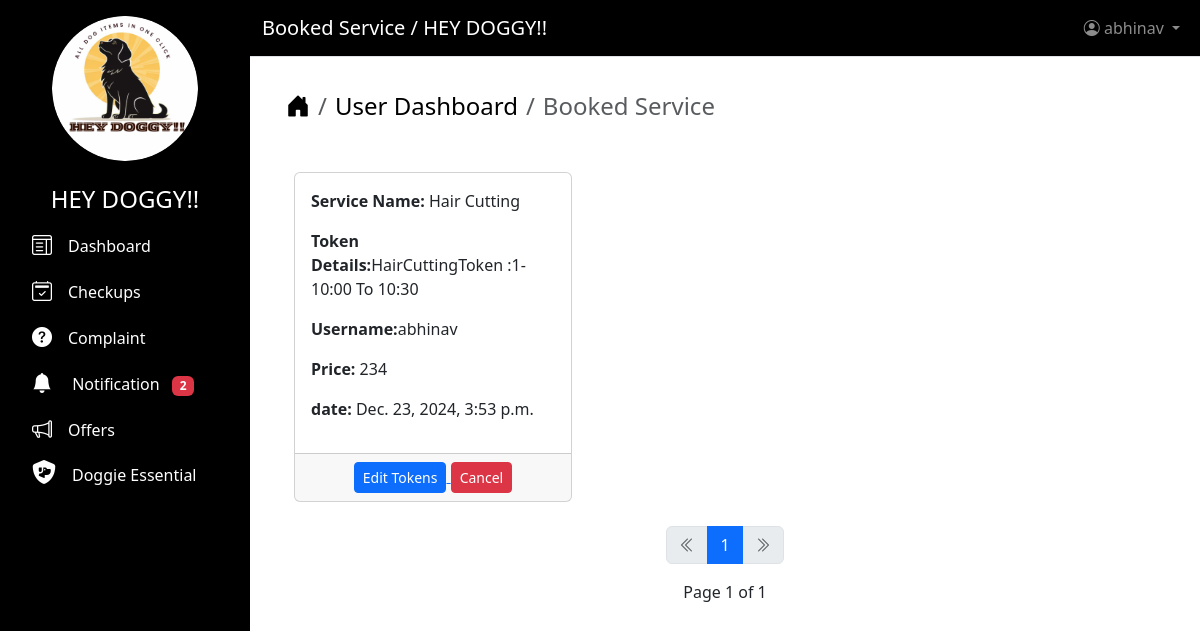
The app's page /booking/service (signed in) with its own data.
### users/models.py (models this page shows)
class CustomUser(AbstractUser):
    ROLE = (("SHOP OWNER", "SHOP OWNER"),)
    role = models.CharField(max_length=200, choices=ROLE, blank=True)

### shop/models.py (models this page shows)
class BookingService(models.Model):
    service_name = models.ForeignKey(ServiceOffered, on_delete=models.CASCADE)
    price = models.PositiveIntegerField()
    username = models.ForeignKey(
        CustomUser, on_delete=models.CASCADE, null=True, blank=True
    )
    token = models.ForeignKey(
        TokenService,
        on_delete=models.CASCADE,
        null=True,
        blank=True,
        help_text="NB : Choose your Token based on Your service",
    )
    date = models.DateTimeField(auto_now=True, editable=False)

class ServiceOffered(models.Model):
    service_name = models.CharField(max_length=300)
    price = models.PositiveIntegerField()
    image = models.ImageField(upload_to="service_offered_image")
    phone=PhoneNumberField(blank=True)
    def __str__(self):
        return self.service_name

class TokenService(models.Model):
    token = models.CharField(max_length=200, null=True, blank=True, unique=True)
    available = models.BooleanField(default=True, null=True, blank=True)
    def __str__(self):
        return self.token

### shop/views.py (the view)
# urls.py: path("booking/service", views.BookedService.as_view(), name="booked_service"),
class BookedService(LoginRequiredMixin, ListView):
    model = BookingService
    template_name = "booking_service.html"
    context_object_name = "all_user"
    paginate_by = 3
    ordering = ["-id"]
    def get_queryset(self):
        return BookingService.objects.filter(username=self.request.user)
    def get_context_data(self, **kwargs):
        context = super().get_context_data(**kwargs)
        context["page_title"] = "Booked Service"
        context["counts"] = Notification.objects.filter(
            is_read=False, username=self.request.user
        ).count()
        return context

### users/templates/booking_service.html (shortened to what this page needs)
{% extends "base.html" %}
{% block content %}
    <div class="container mt-2">
        <nav aria-label="breadcrumb">
            <ol class="breadcrumb fs-4">
                <li class="breadcrumb-item">
                    <a href="{% url 'home' %}" class="text-decoration-none text-black"><i class="bi bi-house-door-fill"></i></a>
                </li>
                <li class="breadcrumb-item">
                    <a href="{% url 'users_dashboard' %}"
                       class="text-decoration-none text-black">User Dashboard</a>
                </li>
                <li class="breadcrumb-item active" aria-current="page">{{ page_title }}</li>
            </ol>
        </nav>
    </div>
    {% if all_user %}
        <div class="row row-cols-1 row-cols-md-2 row-cols-lg-3 g-4 ms-2 mt-4">
            {% for user in all_user %}
                <div class="col">
                    <div class="card h-100">
                        <div class="card-body">
                            <p>
                                <strong>Service Name:</strong> {{ user.service_name }}
                            </p>
                            <p>
                                <strong>Token Details:</strong>{{ user.token }}
                            </p>
                            <p>
                                <strong>Username:</strong>{{ user.username }}
                            </p>
                            <p>
                                <strong>Price:</strong>  {{ user.price }}
                            </p>
                            <p>
                                <strong>date:</strong> {{ user.date }}
                            </p>
                        </div>
                        <div class="card-footer text-center">
                            <a href="{% url 'update_booking_service_offered' user.id %}">
                                <button type="submit" class="btn btn-primary btn-sm">Edit Tokens</button>
                            </a>
                            <button type="button"
                                    class="btn btn-danger btn-sm"
                                    data-bs-toggle="modal"
                                    data-bs-target="#deleteModal{{ user.id }}">Cancel</button>
                        </div>
                    </div>
                </div>
            {% endfor %}
        </div>
    {% include "pagination.html" %}
{% else %}
    <div class="alert alert-success text-center mt-2" role="alert">There is no Service Booked yet</div>
{% endif %}
{% endblock content %}

### users/templates/base.html (shortened to what this page needs)
<!DOCTYPE html>
<html lang="en">
  <head>
    {% load static %}
    <link href="https://cdnjs.cloudflare.com/ajax/libs/font-awesome/6.5.0/css/all.min.css"
          rel="stylesheet">
    <link rel="stylesheet"
          href="https://cdn.jsdelivr.net/npm/bootstrap-icons@1.11.3/font/bootstrap-icons.min.css">
    <link rel="stylesheet"
          href="https://cdnjs.cloudflare.com/ajax/libs/bootstrap/5.3.2/css/bootstrap.min.css" />
  </head>
  <body>
    <nav class="sidebar text-white p-3">
      <div class="d-grid col-8 mx-auto">
        <img src="{% static 'image/09.png' %}"
             alt="Logo"
             class="img-fluid rounded-circle"
             height="100"
             width="160">
      </div>
      <ul class="nav flex-column">
        <li class="nav-item">
          <h4 class="text-center mt-4">HEY DOGGY!!</h4>
        </li>
        <li class="nav-item">
          <a class="nav-link active text-decoration-none text-white"
             href="{% url 'dashboard' %}">
            <i class="bi bi-layout-text-window fs-5"></i><span class="ms-3">Dashboard</span>
          </a>
        </li>
        {% if request.user.role != "SHOP OWNER"%}
        <li class="nav-item">
          <a class="nav-link active text-decoration-none text-white"
             href="{% url 'booking_appointment' %}">
            <i class="bi bi-calendar2-check fs-5"></i><span class="ms-3">Checkups</span>
          </a>
        </li>
        <li class="nav-item">
          <a class="nav-link active text-decoration-none text-white"
             href="{% url 'view_complaints' %}">
            <i class="bi bi-question-circle-fill fs-5"></i><span class="ms-3">Complaint</span>
          </a>
        </li>
        {% endif %}
        <li class="nav-item">
          <a class="nav-link active text-decoration-none text-white"
             href="{% url 'notification' %}">
            <i class="bi bi-bell-fill fs-5"></i>
            <span class="ms-3">Notification</span>
            <span class="badge bg-danger ms-2">{{ counts }}</span>
          </a>
        </li>
        <li class="nav-item">
          <a class="nav-link active text-decoration-none text-white"
             href="{% url 'view_offers' %}">
            <i class="bi bi-megaphone fs-5"></i><span class="ms-3">Offers</span>
          </a>
        </li>
        <li class="nav-item">
          <a class="nav-link active text-decoration-none text-white"
             href="{% url 'view_shop' %}">
            <i class="fa-solid fa-shield-dog fs-4"></i><span class="ms-3">Doggie Essential</span>
          </a>
        </li>
      </ul>
    </nav>
    <div class="main-content">
      <nav class="navbar navbar-expand-lg navbar-dark border-bottom"
           style="background-color: #000000">
        <div class="container-fluid">
          <a class="navbar-brand text-white" href="#">{{ page_title }} / HEY DOGGY!!</a>
          <ul class="navbar-nav ms-auto">
            <li class="nav-item dropdown">
              <a class="nav-link dropdown-toggle"
                 href="#"
                 id="navbarDropdown"
                 role="button"
                 data-bs-toggle="dropdown">
                <i class="bi bi-person-circle"></i> {{ user }}
              </a>
            </li>
          </ul>
        </div>
      </nav>
      <div class="content-area p-4">
        {% block content %}
        {% endblock content %}
      </div>
    </div>
  </body>
</html>

### users/templates/base.html (style rules this page uses)
body { margin: 0; padding: 0; overflow-x: hidden; }
nav.sidebar { position: fixed; top: 0; left: 0; height: 100vh; width: 250px; background-color: #000000; color: white; z-index: 1000; overflow-y: auto; }
nav.sidebar .nav-link { transition: background-color 0.3s ease, color 0.3s ease; }
.main-content { margin-left: 250px; width: calc(100% - 250px); }
nav.navbar { position: fixed; top: 0; left: 250px; width: calc(100% - 250px); z-index: 1001; }
.content-area { margin-top: 56px; }

### records on screen
CustomUser: username "abhinav"
BookingService: service_name "Hair Cutting", token "HairCuttingToken :1- 10:00 To 10:30", username "abhinav", price "234", date "Dec. 23, 2024, 3:53 p.m."

### other values on screen
{{ counts }} "2"
{{ page_title }} "Booked Service"
{{ i }} "1"
{{ page_obj.number }} "1"
{{ page_obj.paginator.num_pages }} "1"
